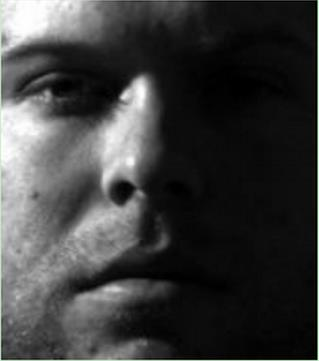
//> input picture class_11/2.jpg, 319 x 361 px
$ ./histogramEqualization   (built with g++ and OpenCV 4)
//> lines starting //> are read from the running program, lines starting //| are printed output that depends on the picture
#include <opencv2/opencv.hpp>

using namespace cv;
using namespace std;

double scale = 1;

int main() {
    cv::Mat src = imread("../2.jpg");
//> src is the input picture: 361 rows x 319 cols, CV_8UC3; mean B, G, R 60.7, 61, 60.7
    cv::Mat dst_0,dst;
    cv::resize(src, src, Size(static_cast<int>(src.cols * scale), static_cast<int>(src.rows * scale)));
    dst = Mat::zeros(Size(src.cols, src.rows*2), CV_8UC3);
    std::vector<cv::Mat>dst_part(src.channels());
    std::vector<cv::Mat>src_part(src.channels());      //生成与通道数数目相等的图像容器
    cv::split(src, src_part);                          //分解与通道数数目相等的图像容器
    cv::equalizeHist(src_part[0], dst_part[0]);
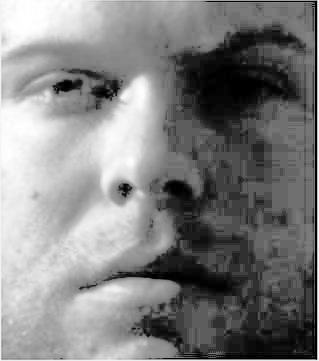
//> dst_part[0]: 361 rows x 319 cols, CV_8UC1; min 0, max 255, mean 128.1
    cv::equalizeHist(src_part[1], dst_part[1]);
    cv::equalizeHist(src_part[2], dst_part[2]);
    cv::merge(dst_part, dst_0);
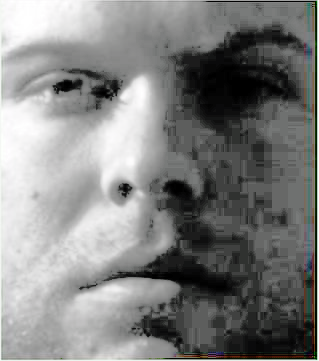
//> dst_0: 361 rows x 319 cols, CV_8UC3; mean B, G, R 128.1, 129.2, 128.6
    src.copyTo(dst(Rect (0, 0, src.cols, src.rows)));
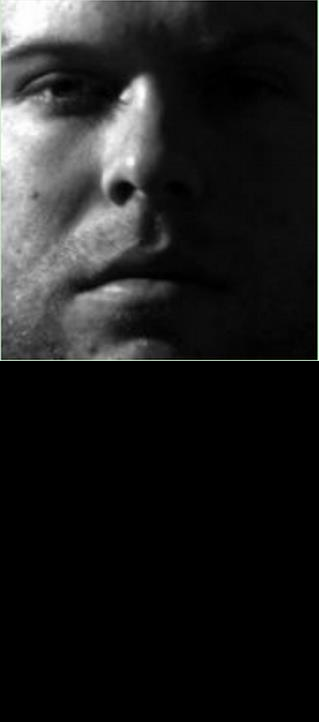
//> dst: 722 rows x 319 cols, CV_8UC3; mean B, G, R 30.3, 30.5, 30.3
    dst_0.copyTo(dst(Rect (0, src.rows, src.cols, src.rows)));
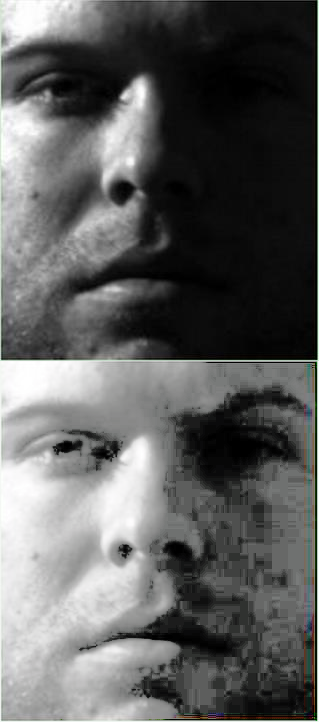
//> dst: 722 rows x 319 cols, CV_8UC3; mean B, G, R 94.4, 95.1, 94.6
    cv::imshow("11", dst);
    while (true) {
        if (waitKey(1) == 27)
//> the Esc key is pressed
        {
            break;
        }
    }
    return 0;
}
